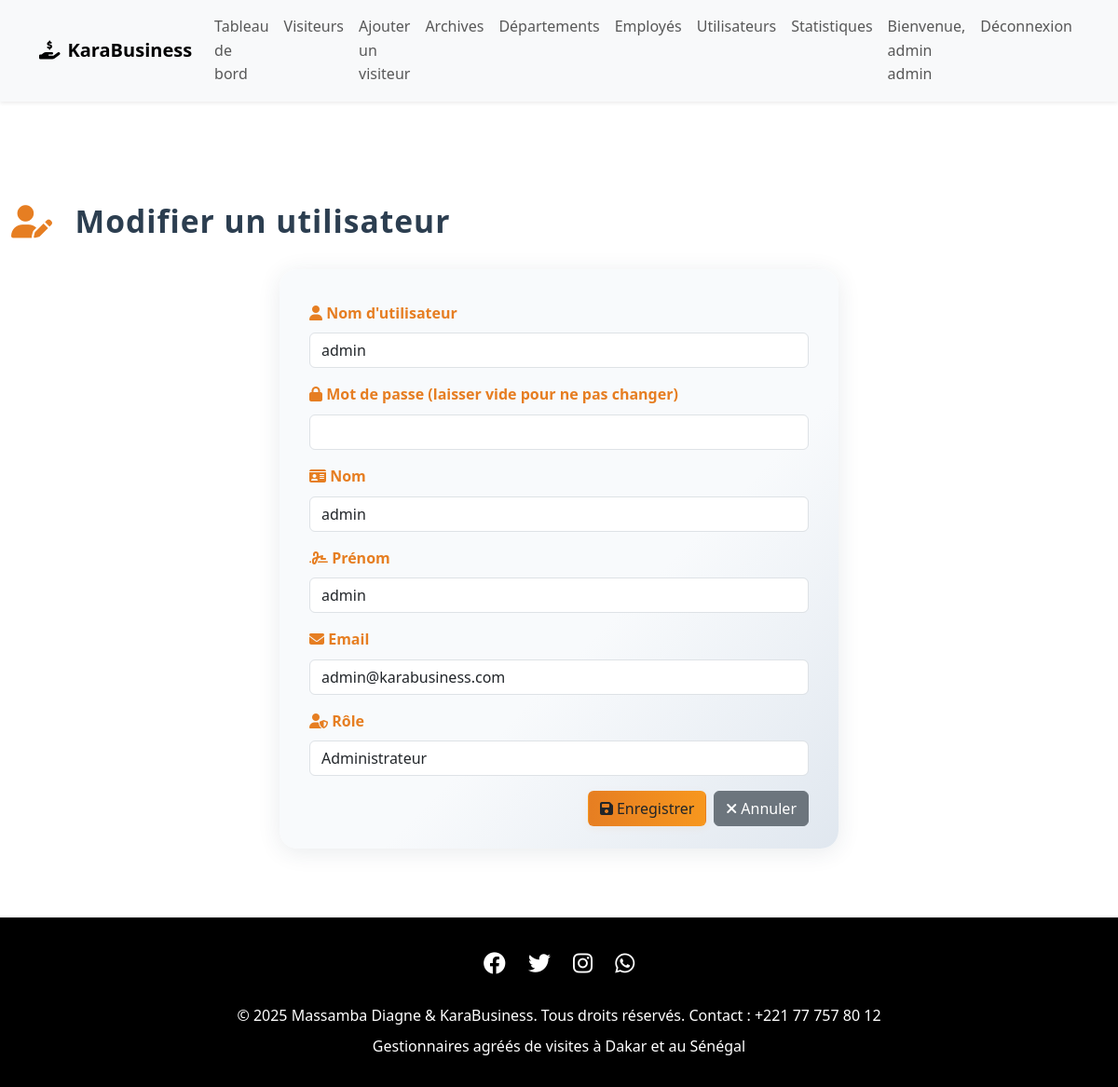
/views/utilisateurs/modifier.php?id=1 (signed in), run on the app's committed database.
### tables this page shows
CREATE TABLE `utilisateurs` (
  `idu` int(11) NOT NULL,
  `username` varchar(50) NOT NULL,
  `password` varchar(255) NOT NULL,
  `nom` varchar(100) NOT NULL,
  `prenom` varchar(100) NOT NULL,
  `email` varchar(100) DEFAULT NULL,
  `role` varchar(20) NOT NULL DEFAULT 'user',
  `lastlogin` datetime DEFAULT NULL
);

### models/utilisateur.php (called while the page is built, shortened)
<?php
class Utilisateur {
    private $db;
    public function __construct($db) {
        $this->db = $db;
    }
    public function getUtilisateurById($idu) {
        $query = "SELECT * FROM utilisateurs WHERE idu = :idu";
        $stmt = $this->db->prepare($query);
        $stmt->bindParam(':idu', $idu);
        $stmt->execute();
        return $stmt->fetch(PDO::FETCH_ASSOC);
    }
}

### views/utilisateurs/modifier.php (the view, shortened to what this page needs)
<?php
require_once '/xampp/htdocs/karabusiness/controllers/utilisateurs.php';
require_once '/xampp/htdocs/karabusiness/models/utilisateur.php';
$database = new Database();
$db = $database->getConnection();
$utilisateurModel = new Utilisateur($db);
$id = intval($_GET['id']);
$utilisateur = $utilisateurModel->getUtilisateurById($id);
include '/xampp/htdocs/karabusiness/includes/header.php';
?>
<link rel="stylesheet" href="https://cdnjs.cloudflare.com/ajax/libs/font-awesome/6.4.0/css/all.min.css">
<div class="container py-4">
    <div class="page-title mb-4">
        <i class="fa-solid fa-user-pen"></i>
        Modifier un utilisateur
    </div>
    <div class="form-card">
        <form method="post" action="">
            <div class="mb-3">
                <label for="username" class="form-label"><i class="fa-solid fa-user"></i> Nom d'utilisateur</label>
                <input type="text" class="form-control" id="username" name="username" value="<?= htmlspecialchars($utilisateur['username']) ?>" required>
            </div>
            <div class="mb-3">
                <label for="password" class="form-label"><i class="fa-solid fa-lock"></i> Mot de passe (laisser vide pour ne pas changer)</label>
                <input type="password" class="form-control" id="password" name="password">
            </div>
            <div class="mb-3">
                <label for="nom" class="form-label"><i class="fa-solid fa-id-card"></i> Nom</label>
                <input type="text" class="form-control" id="nom" name="nom" value="<?= htmlspecialchars($utilisateur['nom']) ?>" required>
            </div>
            <div class="mb-3">
                <label for="prenom" class="form-label"><i class="fa-solid fa-signature"></i> Prénom</label>
                <input type="text" class="form-control" id="prenom" name="prenom" value="<?= htmlspecialchars($utilisateur['prenom']) ?>" required>
            </div>
            <div class="mb-3">
                <label for="email" class="form-label"><i class="fa-solid fa-envelope"></i> Email</label>
                <input type="email" class="form-control" id="email" name="email" value="<?= htmlspecialchars($utilisateur['email']) ?>">
            </div>
            <div class="mb-3">
                <label for="role" class="form-label"><i class="fa-solid fa-user-shield"></i> Rôle</label>
                <select class="form-control" id="role" name="role" required>
                    <option value="admin" <?= $utilisateur['role'] === 'admin' ? 'selected' : '' ?>>Administrateur</option>
                </select>
            </div>
            <div class="d-flex justify-content-end gap-2 mt-3">
                <button type="submit" class="btn btn-orange"><i class="fa-solid fa-floppy-disk me-1"></i>Enregistrer</button>
                <a href="liste.php" class="btn btn-secondary"><i class="fa-solid fa-xmark me-1"></i>Annuler</a>
            </div>
        </form>
    </div>
</div>
<?php include '/xampp/htdocs/karabusiness/includes/footer.php'; ?>

### includes/header.php (style rules this page uses)
body { font-family: 'Segoe UI', Tahoma, Geneva, Verdana, sans-serif; background: #f8f9fa; }

### views/utilisateurs/modifier.php (style rules this page uses)
.page-title { font-size: 2.1rem; font-weight: bold; letter-spacing: 1px; color: #2c3e50; margin-bottom: 1.5rem; display: flex; align-items: center; gap: 0.7em; }
.page-title .fa-user-pen { color: #e67e22; font-size: 2.2rem; }
.form-card { border-radius: 1.2rem; box-shadow: 0 4px 24px 0 rgba(44,62,80,0.10); border: none; background: linear-gradient(135deg, #f8fafc 60%, #e0e7ef 100%); padding: 2.2rem 2rem 1.5rem 2rem; max-width: 600px; margin: 0 auto; }
.form-label { font-weight: 600; color: #e67e22; margin-bottom: 0.3rem; }
.btn-orange { background: linear-gradient(90deg, #e67e22 0%, #f7971e 100%); color: #fff; border: none; border-radius: 0.5em; padding: 0.5em 1.5em; font-size: 1.08rem; font-weight: 600; box-shadow: 0 2px 8px 0 rgba(230,126,34,0.07); transition: background 0.2s; }
.btn-secondary { border-radius: 0.5em; font-weight: 600; }

### includes/footer.php (style rules this page uses)
:root { --primary-color:rgb(0, 0, 0); --secondary-color: #e74c3c; --accent-color: #f39c12; --light-bg: #f8f9fa; }
html, body { height: 100%; }
body { min-height: 100vh; display: flex; flex-direction: column; }
body { font-family: 'Segoe UI', Tahoma, Geneva, Verdana, sans-serif; line-height: 1.6; color: #333; }

### data on the page
utilisateurs: username "admin", nom "admin", prenom "admin", email "admin@karabusiness.com", role "Administrateur"

### other printed values
$_SESSION['user_prenom'] "admin"
$_SESSION['user_nom'] "admin"
